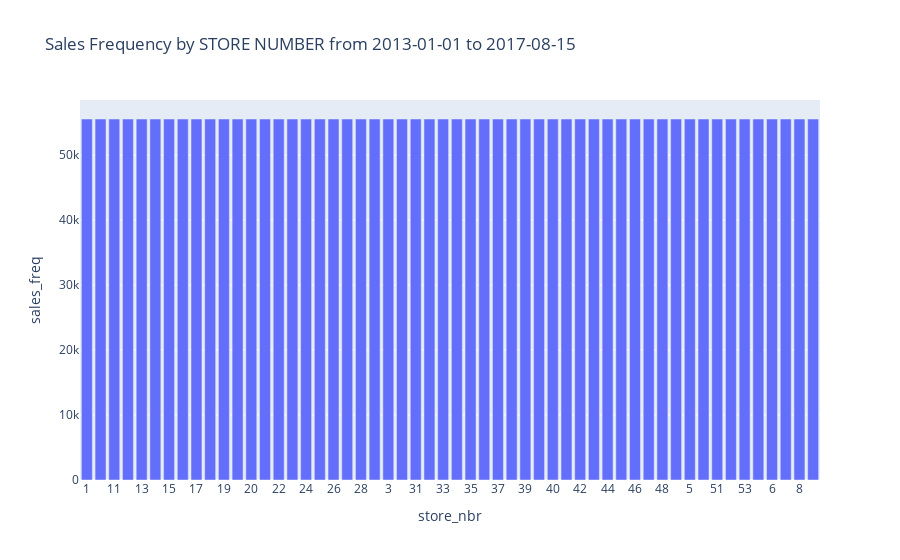

The code cell stored with this chart in its notebook:
### Code cell
fig = px.bar(freq_count_by_store_nbr
             , x='store_nbr'
             , y='sales_freq'
             , title="Sales Frequency by STORE NUMBER from 2013-01-01 to 2017-08-15"
            #  , orientation='h'
             )
fig.show()

### Figure 1 — Plotly figure (JSON) as saved in the notebook; plotly's stock layout.template omitted (floating-point values rounded to 4 significant figures)
{"data": [{"alignmentgroup": "True", "hovertemplate": "store_nbr=%{x}<br>sales_freq=%{y}<extra></extra>", "legendgroup": "", "marker": {"color": "#636efa", "pattern": {"shape": ""}}, "name": "", "offsetgroup": "", "orientation": "v", "showlegend": false, "textposition": "auto", "type": "bar", "x": ["1", "10", "11", "12", "13", "14", "15", "16", "17", "18", "19", "2", "20", "21", "22", "23", "24", "25", "26", "27", "28", "29", "3", "30", "31", "32", "33", "34", "35", "36", "37", "38", "39", "4", "40", "41", "42", "43", "44", "45", "46", "47", "48", "49", "5", "50", "51", "52", "53", "54", "6", "7", "8", "9"], "xaxis": "x", "y": [55572, 55572, 55572, 55572, 55572, 55572, 55572, 55572, 55572, 55572, 55572, 55572, 55572, 55572, 55572, 55572, 55572, 55572, 55572, 55572, 55572, 55572, 55572, 55572, 55572, 55572, 55572, 55572, 55572, 55572, 55572, 55572, 55572, 55572, 55572, 55572, 55572, 55572, 55572, 55572, 55572, 55572, 55572, 55572, 55572, 55572, 55572, 55572, 55572, 55572, 55572, 55572, 55572, 55572], "yaxis": "y"}], "layout": {"barmode": "relative", "legend": {"tracegroupgap": 0}, "title": {"text": "Sales Frequency by STORE NUMBER from 2013-01-01 to 2017-08-15"}, "xaxis": {"anchor": "y", "domain": [0, 1], "title": {"text": "store_nbr"}}, "yaxis": {"anchor": "x", "domain": [0, 1], "title": {"text": "sales_freq"}}}}
